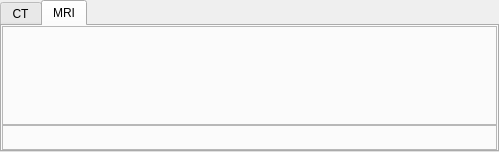
<?xml version="1.0" encoding="UTF-8"?>
<ui version="4.0">
 <class>HistogrammWidget</class>
 <widget class="QDockWidget" name="HistogrammWidget">
  <property name="geometry">
   <rect>
    <x>0</x>
    <y>0</y>
    <width>499</width>
    <height>152</height>
   </rect>
  </property>
  <property name="minimumSize">
   <size>
    <width>499</width>
    <height>152</height>
   </size>
  </property>
  <property name="maximumSize">
   <size>
    <width>499</width>
    <height>152</height>
   </size>
  </property>
  <property name="windowTitle">
   <string>Histogramm</string>
  </property>
  <widget class="QWidget" name="dockWidgetContents">
   <layout class="QVBoxLayout" name="verticalLayout">
    <property name="spacing">
     <number>0</number>
    </property>
    <property name="leftMargin">
     <number>0</number>
    </property>
    <property name="topMargin">
     <number>0</number>
    </property>
    <property name="rightMargin">
     <number>0</number>
    </property>
    <property name="bottomMargin">
     <number>0</number>
    </property>
    <item>
     <widget class="QTabWidget" name="tabWidget">
      <property name="currentIndex">
       <number>1</number>
      </property>
      <widget class="QWidget" name="ctTab">
       <attribute name="title">
        <string>CT</string>
       </attribute>
       <layout class="QVBoxLayout" name="verticalLayout_2">
        <property name="spacing">
         <number>0</number>
        </property>
        <property name="leftMargin">
         <number>0</number>
        </property>
        <property name="topMargin">
         <number>0</number>
        </property>
        <property name="rightMargin">
         <number>0</number>
        </property>
        <property name="bottomMargin">
         <number>0</number>
        </property>
        <item>
         <widget class="QFrame" name="ctHistoImg">
          <property name="maximumSize">
           <size>
            <width>16777215</width>
            <height>16777215</height>
           </size>
          </property>
          <property name="frameShape">
           <enum>QFrame::StyledPanel</enum>
          </property>
          <property name="frameShadow">
           <enum>QFrame::Raised</enum>
          </property>
          <layout class="QHBoxLayout" name="horizontalLayout">
           <property name="spacing">
            <number>0</number>
           </property>
           <property name="leftMargin">
            <number>0</number>
           </property>
           <property name="topMargin">
            <number>0</number>
           </property>
           <property name="rightMargin">
            <number>0</number>
           </property>
           <property name="bottomMargin">
            <number>0</number>
           </property>
           <item>
            <widget class="QLabel" name="ctImgLabel">
             <property name="text">
              <string/>
             </property>
            </widget>
           </item>
          </layout>
         </widget>
        </item>
        <item>
         <widget class="QFrame" name="ctText">
          <property name="maximumSize">
           <size>
            <width>16777215</width>
            <height>25</height>
           </size>
          </property>
          <property name="frameShape">
           <enum>QFrame::StyledPanel</enum>
          </property>
          <property name="frameShadow">
           <enum>QFrame::Raised</enum>
          </property>
         </widget>
        </item>
       </layout>
      </widget>
      <widget class="QWidget" name="mrtab">
       <attribute name="title">
        <string>MRI</string>
       </attribute>
       <layout class="QVBoxLayout" name="verticalLayout_3">
        <property name="spacing">
         <number>0</number>
        </property>
        <property name="leftMargin">
         <number>0</number>
        </property>
        <property name="topMargin">
         <number>0</number>
        </property>
        <property name="rightMargin">
         <number>0</number>
        </property>
        <property name="bottomMargin">
         <number>0</number>
        </property>
        <item>
         <widget class="QFrame" name="mriHistoImg">
          <property name="frameShape">
           <enum>QFrame::StyledPanel</enum>
          </property>
          <property name="frameShadow">
           <enum>QFrame::Raised</enum>
          </property>
          <layout class="QVBoxLayout" name="verticalLayout_4">
           <property name="spacing">
            <number>0</number>
           </property>
           <property name="leftMargin">
            <number>0</number>
           </property>
           <property name="topMargin">
            <number>0</number>
           </property>
           <property name="rightMargin">
            <number>0</number>
           </property>
           <property name="bottomMargin">
            <number>0</number>
           </property>
           <item>
            <widget class="QLabel" name="mriImgLabel">
             <property name="minimumSize">
              <size>
               <width>491</width>
               <height>77</height>
              </size>
             </property>
             <property name="maximumSize">
              <size>
               <width>491</width>
               <height>77</height>
              </size>
             </property>
             <property name="text">
              <string/>
             </property>
            </widget>
           </item>
          </layout>
         </widget>
        </item>
        <item>
         <widget class="QFrame" name="mriText">
          <property name="maximumSize">
           <size>
            <width>16777215</width>
            <height>25</height>
           </size>
          </property>
          <property name="frameShape">
           <enum>QFrame::StyledPanel</enum>
          </property>
          <property name="frameShadow">
           <enum>QFrame::Raised</enum>
          </property>
         </widget>
        </item>
       </layout>
      </widget>
     </widget>
    </item>
   </layout>
  </widget>
 </widget>
 <resources/>
 <connections/>
</ui>
